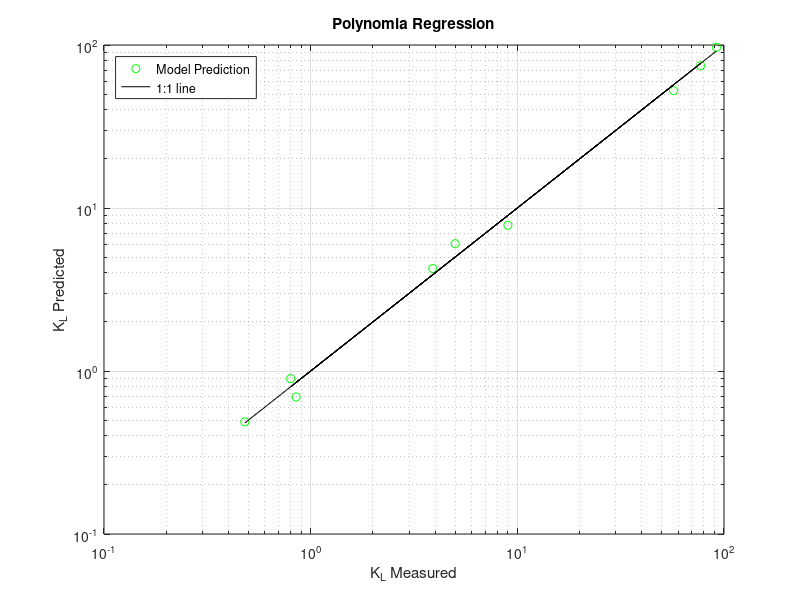

This chart was generated by the following MATLAB code:
% This work is not my own, but rather the work of my professor 


% ------------------ P 15.1 ------------------ %
clear

x = [0    1    2     3     4     5]';
y = [2.1  7.7  13.6  27.2  40.9  61.1]';
x_sq = x.^2;

n = length(x);

z = [ones(n,1)   x    x_sq]

% The linear equation we are solving is (z'*z)A = z'*y which with 
% the left division can be written as,

A = (z'*z)\(z'*y)

sec_fit = A(1) + A(2)*x + A(3)*x.^2; 

plot(x,y,'og',x,sec_fit);
grid
legend('Data Point','quadratic fit','Location','northwest')
title('Polynomia Regression')
xlabel('X')
ylabel('Y')
 





% ------------------ P 15.6 ------------------ %
clear
U = [0.5 2 10 0.5 2 10 0.5 2 10]';
H = [0.15 0.15 0.15 0.3 0.3 0.3 0.5 0.5 0.5]';
K_L = [0.48 3.9 57 0.85 5 77 0.8 9 92]';
n = length(U);

logK_L = log10(K_L); logU = log10(U); logH = log10(H);

z = [ones(n,1) logU logH];
A = (z'*z)\(z'*logK_L)

a_0 = 10^A(1);

K_L_REG = a_0*U.^A(2).*H.^A(3);

loglog(K_L,K_L_REG,'og',K_L,K_L,'k');
grid
legend('Model Prediction','1:1 line','Location','northwest')
title('Polynomia Regression')
xlabel('K_L Measured')
ylabel('K_L Predicted')
